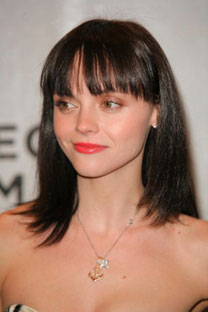
#> input picture Project_CV_BA08/dataset/train/Cat/1.jpg, 208 x 312 px
$ python template.py
#> lines starting #> are read from the running program, lines starting #| are printed output that depends on the picture
import cv2 as cv
import os
import numpy as np
from matplotlib import pyplot as plt

def get_path_list(root_path):
    '''
        To get a list of path directories from root path

        Parameters
        ----------
        root_path : str
            Location of root directory

        Returns
        -------
        list
            List containing the names of the sub-directories in the
            root directory
    '''
    path_list = []
    for path in os.listdir(root_path):
        if(not path.startswith('.')):
            path_list.append(path)
    path_list.sort()
    return path_list

def get_class_id(root_path, train_names):
    '''
        To get a list of train images and a list of image classes id

        Parameters
        ----------
        root_path : str
            Location of images root directory
        train_names : list
            List containing the names of the train sub-directories
        Returns
        -------
        list
            List containing all image in the train directories
        list
            List containing all image classes id
    '''
#> called with root_path = 'dataset/train'
    listImages = []
    listClasses = []

    for root, _, files in os.walk(root_path):
        for file in sorted(files):
            if file.endswith('jpg'):
                listImages.append(os.path.join(root, file))
                listClasses.append(train_names.index(os.path.basename(root)))

    return listImages, listClasses


def detect_faces_and_filter(image_list, image_classes_list=None):
    '''
        To detect a face from given image list and filter it if the face on
        the given image is less than one

        Parameters
        ----------
        image_list : list
            List containing all loaded images
        image_classes_list : list, optional
            List containing all image classes id

        Returns
        -------
        list
            List containing all filtered and cropped face images in grayscale
        list
            List containing all filtered faces location saved in rectangle
        list
            List containing all filtered image classes id
    '''
    filtered_cropped_images = []
    filtered_faces_rects = []
    filtered_image_classes_list = []
    face_cascade = cv.CascadeClassifier('haarcascades/haarcascade_frontalface_default.xml')

    for i, image in enumerate(image_list):
        img = cv.imread(image)
#> img is the input picture: shape (312, 208, 3); mean B, G, R 107.1, 122.8, 154.5
        gray = cv.cvtColor(img, cv.COLOR_RGB2GRAY)
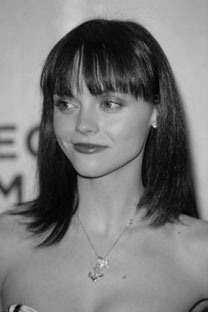
#> gray: shape (312, 208); min 0, max 239, mean 121.8
        faces = face_cascade.detectMultiScale(gray, 1.3, 5)
#> faces = ()
        if len(faces) == 1:
            for (x, y, w, h) in faces:
                filtered_cropped_images.append(gray[y:y+h, x:x+w])
                filtered_faces_rects.append((x, y, w, h))
                if image_classes_list:
                    filtered_image_classes_list.append(image_classes_list[i])
    return filtered_cropped_images, filtered_faces_rects, filtered_image_classes_list

def train(train_face_grays, image_classes_list):
    '''
        To create and train face recognizer object

        Parameters
        ----------
        train_face_grays : list
            List containing all filtered and cropped face images in grayscale
        image_classes_list : list
            List containing all filtered image classes id

        Returns
        -------
        object
            Recognizer object after being trained with cropped face images
    '''
    recognizer = cv.face.LBPHFaceRecognizer_create()
#> (the run stopped early here; a loop or call above may not have finished)
